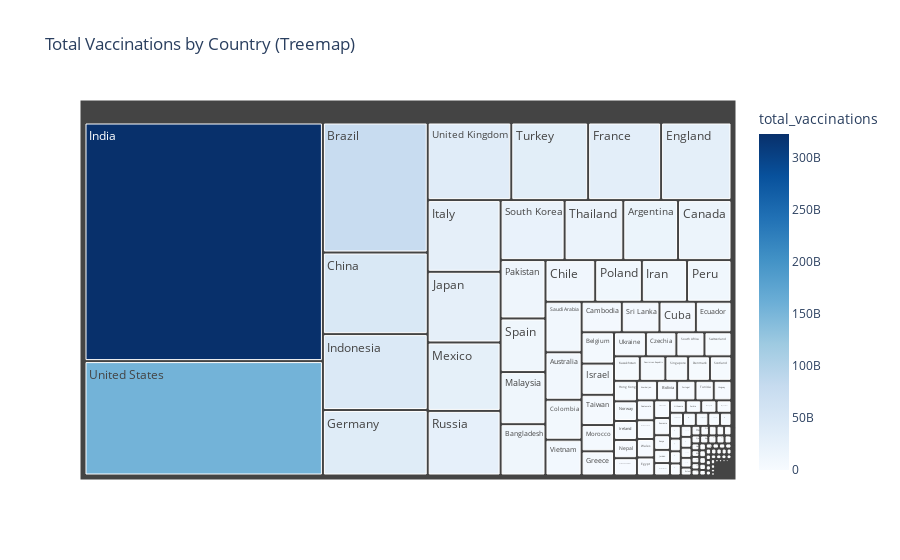

This figure's notebook cell:
### Code cell
# Importing plotly to visualise using Treemap, since the above visualisations don't provide clarity
import plotly.express as px

fig = px.treemap(df_summary, path=['country'], values='total_vaccinations',
                  title='Total Vaccinations by Country (Treemap)',
                  color='total_vaccinations',
                  color_continuous_scale='Blues')
fig.show()

### Figure 1 — Plotly figure (JSON) as saved in the notebook; plotly's stock layout.template omitted (floating-point values rounded to 4 significant figures; data arrays with more than 128 entries replaced by an {"elided": "..."} marker saying what was removed)
{"data": [{"branchvalues": "total", "customdata": {"elided": "223x1 float values"}, "domain": {"x": [0, 1], "y": [0, 1]}, "hovertemplate": "labels=%{label}<br>total_vaccinations_sum=%{value}<br>parent=%{parent}<br>id=%{id}<br>total_vaccinations=%{color}<extra></extra>", "ids": {"elided": "223 str values"}, "labels": {"elided": "223 str values"}, "marker": {"coloraxis": "coloraxis", "colors": {"elided": "223 float values"}}, "name": "", "parents": {"elided": "223 str values"}, "type": "treemap", "values": {"elided": "223 int values"}}], "layout": {"coloraxis": {"colorbar": {"title": {"text": "total_vaccinations"}}, "colorscale": [[0, "rgb(247,251,255)"], [0.125, "rgb(222,235,247)"], [0.25, "rgb(198,219,239)"], [0.375, "rgb(158,202,225)"], [0.5, "rgb(107,174,214)"], [0.625, "rgb(66,146,198)"], [0.75, "rgb(33,113,181)"], [0.875, "rgb(8,81,156)"], [1, "rgb(8,48,107)"]]}, "legend": {"tracegroupgap": 0}, "title": {"text": "Total Vaccinations by Country (Treemap)"}}}
